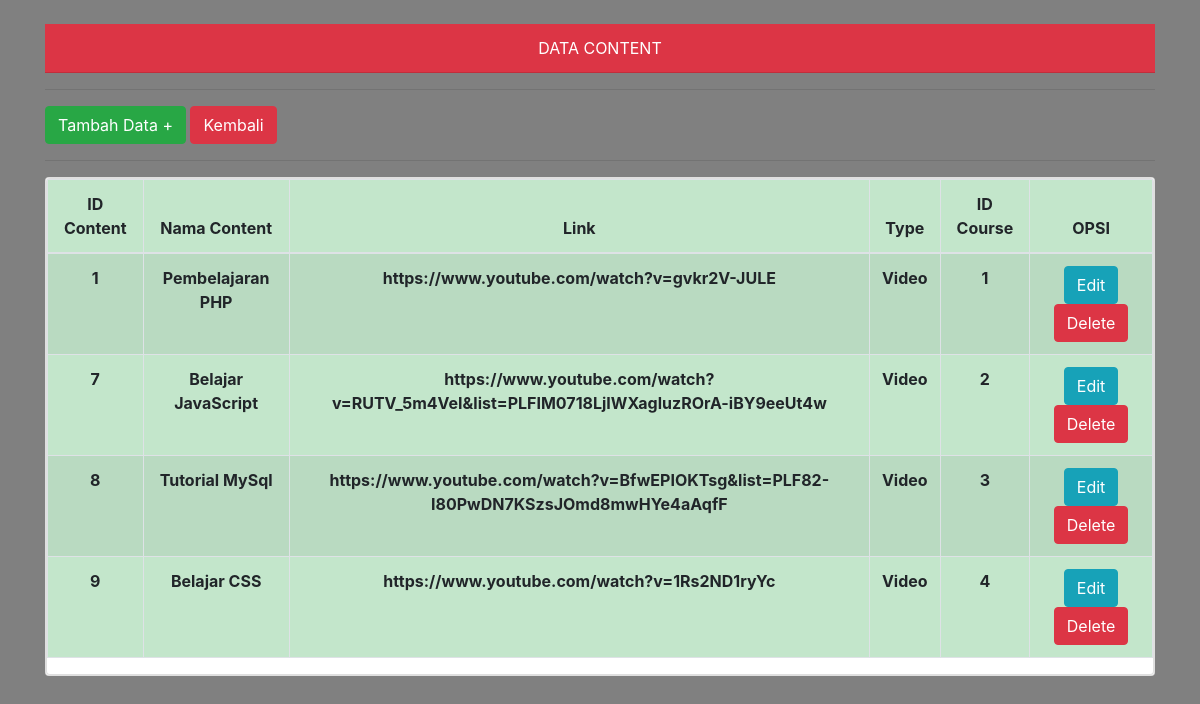
The page /4.B/content.php on the database its author committed.
### tables this page shows
CREATE TABLE `content` (
  `id` int(11) NOT NULL,
  `name_ct` varchar(30) DEFAULT NULL,
  `video_link` varchar(100) DEFAULT NULL,
  `type` varchar(20) DEFAULT NULL,
  `id_cr` int(10) DEFAULT NULL
);

### 4.B/content.php (the view, shortened to what this page needs)
<!DOCTYPE html>
<html lang="en">
<head>
  <link rel="stylesheet" href="https://maxcdn.bootstrapcdn.com/bootstrap/4.0.0/css/bootstrap.min.css">
</head>
<body style="background-color : grey ";>
<?php
include 'koneksi.php';
  ?>
  <div class="container" text-align="center">
  <br>
  	<div class="card-header bg-danger text-center text-white">
    DATA CONTENT </div><hr>
    <a href="#" type="button" class="btn btn-success btn-xs" data-toggle="modal" data-target="#myModal"> Tambah Data + </a>
    <a href="home.php" type="button" class="btn btn-danger btn-xs"> Kembali </a><hr>
    <div class="card text-center mt-3">
   	<div class="card md-3  ">
		<table class="table table-hover table-striped table-bordered table-success">
		<thead>
			<tr>
				<th>ID Content</th>
				<th>Nama Content</th>
                <th>Link</th>
                <th>Type</th>
                <th>ID Course</th>
                <th>OPSI</th>
			</tr>
		</thead>
		<tbody>
			<?php
			$tampil = mysqli_query($koneksi, "SELECT * from content  ");
       while ($data = mysqli_fetch_array($tampil)) :
      ?>
   	  <tr>
   		<th><?=$data['id']?></th>
        <th><?=$data['name_ct']?></th>
        <th><?=$data['video_link']?></th>
        <th><?=$data['type']?></th>
        <th><?=$data['id_cr']?></th>
   		<td>
         <a href="#" type="button" class="btn btn-info btn-xs" data-toggle="modal" data-target="#edit<?php echo $data['name_at']; ?>">Edit</a>
   			<a onclick="return confirm('Anda Yakin?');" href="index.php?hal=hapus_user&idu=<?=$data['id_u']?>" class="btn btn-danger">Delete</a>
        </td>
		  </tr>
		  <?php endwhile; ?>
		</tbody>
	  </table>
	  </div></div>
            </div>
</body>
</html>

### rows shown on the page
content: id "1", name_ct "Pembelajaran PHP", video_link "https://www.youtube.com/watch?v=gvkr2V-JULE", type "Video", id_cr "1"
content: id "7", name_ct "Belajar JavaScript", video_link "https://www.youtube.com/watch?v=RUTV_5m4VeI&list=PLFIM0718LjIWXagluzROrA-iBY9eeUt4w", type "Video", id_cr "2"
content: id "8", name_ct "Tutorial MySql", video_link "https://www.youtube.com/watch?v=BfwEPIOKTsg&list=PLF82-I80PwDN7KSzsJOmd8mwHYe4aAqfF", type "Video", id_cr "3"
content: id "9", name_ct "Belajar CSS", video_link "https://www.youtube.com/watch?v=1Rs2ND1ryYc", type "Video", id_cr "4"
